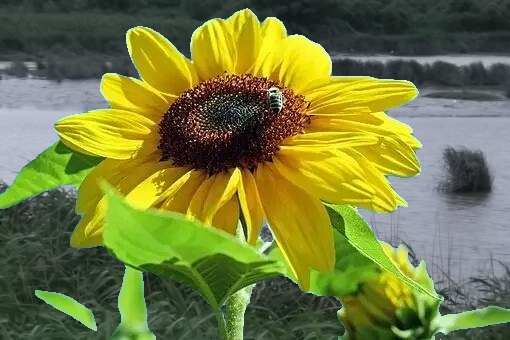
#> input picture practice/cv/img-process-lab/sample/T04-A.jpg, 510 x 340 px
$ python threshold.py --source ../sample/T04-A.jpg
#> lines starting #> are read from the running program, lines starting #| are printed output that depends on the picture
import argparse
import cv2


THRESHOLDS = [30, 50, 80, 110]


def show_threshold(img, flag, label):
    cv2.imshow("Original", img)
    for t in THRESHOLDS:
        cv2.imshow(f"{label} thresh={t}", cv2.threshold(img, t, 255, flag)[1])
    cv2.waitKey(0)
    cv2.destroyAllWindows()


def main():
    ap = argparse.ArgumentParser()
    ap.add_argument("--source", required=True, help="image path")
    ap.add_argument("--mode", choices=["binary", "binary_inv", "all"], default="all")
    ap.add_argument("--gray", action="store_true", help="convert to grayscale before thresholding")
    args = ap.parse_args()

    img = cv2.imread(args.source)
#> img is the input picture: shape (340, 510, 3); mean B, G, R 61.3, 123.7, 117.3
    if img is None:
        print(f"[ERROR] Cannot read image: {args.source}")
        return

    if args.gray:
        img = cv2.cvtColor(img, cv2.COLOR_BGR2GRAY)
    img = cv2.GaussianBlur(img, (5, 5), 0)
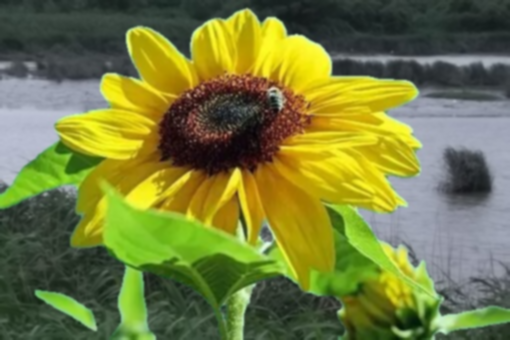
#> img: shape (340, 510, 3); mean B, G, R 61.4, 123.7, 117.3

    if args.mode in ("binary", "all"):
        show_threshold(img, cv2.THRESH_BINARY, "BINARY")
#> the loop in show_threshold, `for t in THRESHOLDS:` made 4 passes
#> pass 1, in show_threshold, `cv2.imshow(f"{label} thresh={t}", cv2.threshold(img, t, 255, flag)[1])`:
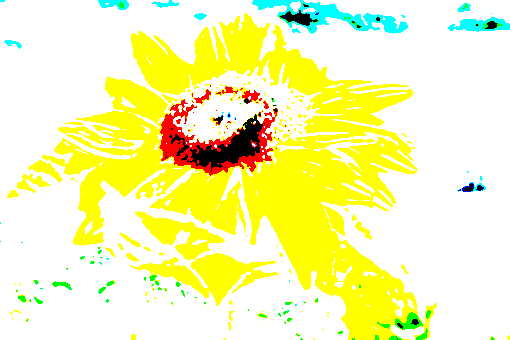
#> window 'BINARY thresh=30': shape (340, 510, 3); mean B, G, R 175.1, 247.5, 245.7
#> pass 2, in show_threshold, `cv2.imshow(f"{label} thresh={t}", cv2.threshold(img, t, 255, flag)[1])`:
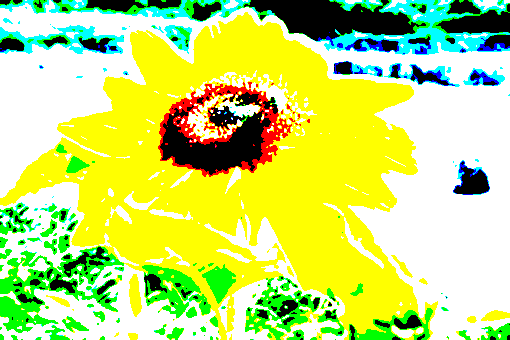
#> window 'BINARY thresh=50': shape (340, 510, 3); mean B, G, R 113.9, 224.9, 198.3
    if args.mode in ("binary_inv", "all"):
        show_threshold(img, cv2.THRESH_BINARY_INV, "BINARY_INV")
#> the loop in show_threshold (call 2), `for t in THRESHOLDS:` made 4 passes
#> pass 1, in show_threshold (call 2), `cv2.imshow(f"{label} thresh={t}", cv2.threshold(img, t, 255, flag)[1])`:
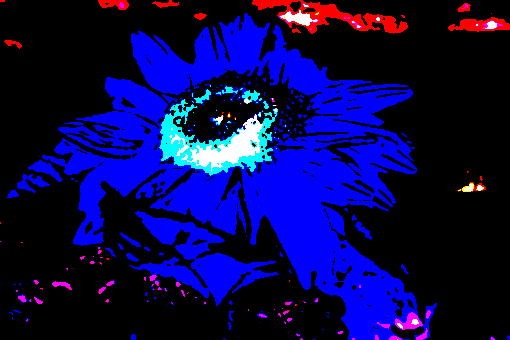
#> window 'BINARY_INV thresh=30': shape (340, 510, 3); mean B, G, R 79.9, 7.5, 9.3
#> pass 2, in show_threshold (call 2), `cv2.imshow(f"{label} thresh={t}", cv2.threshold(img, t, 255, flag)[1])`:
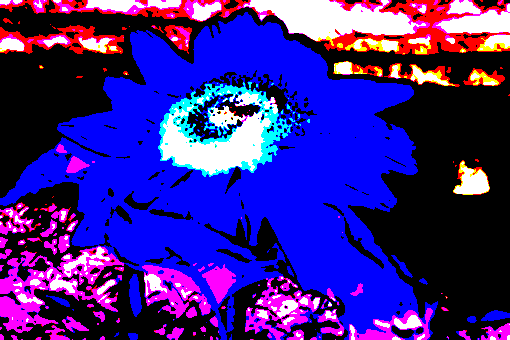
#> window 'BINARY_INV thresh=50': shape (340, 510, 3); mean B, G, R 141.1, 30.1, 56.7


if __name__ == "__main__":
    main()

$ run again, on practice/cv/img-process-lab/sample/airPineapple.jpg
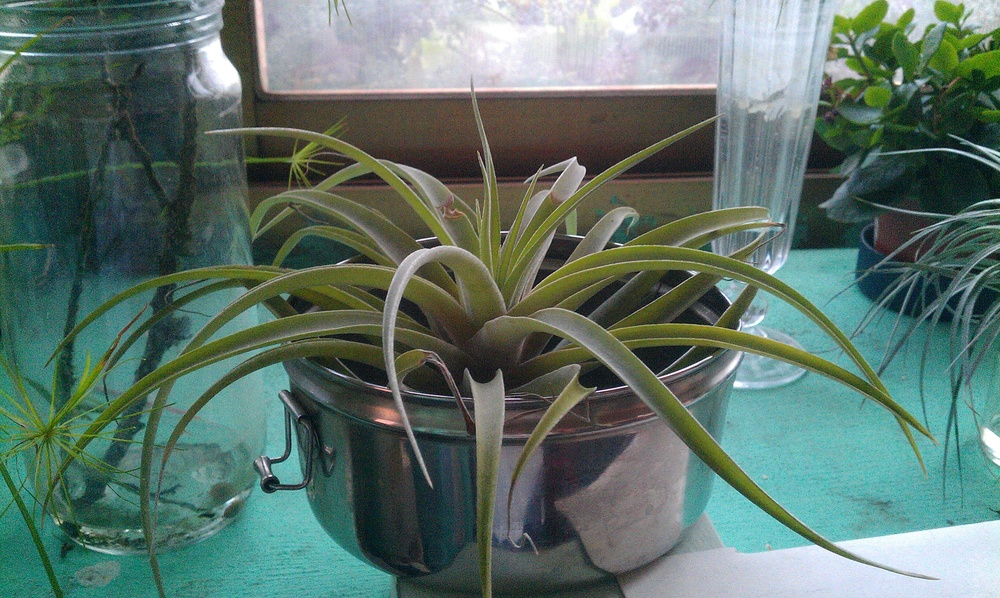
#> input picture practice/cv/img-process-lab/sample/airPineapple.jpg, 1000 x 598 px, shrunk from 3264 x 1952 before the run
#> in main, img is the input picture: shape (598, 1000, 3); mean B, G, R 105.7, 114.8, 92.6
#> the loop in show_threshold, `for t in THRESHOLDS:` made 4 passes
#> pass 1, in show_threshold, `cv2.imshow(f"{label} thresh={t}", cv2.threshold(img, t, 255, flag)[1])`:
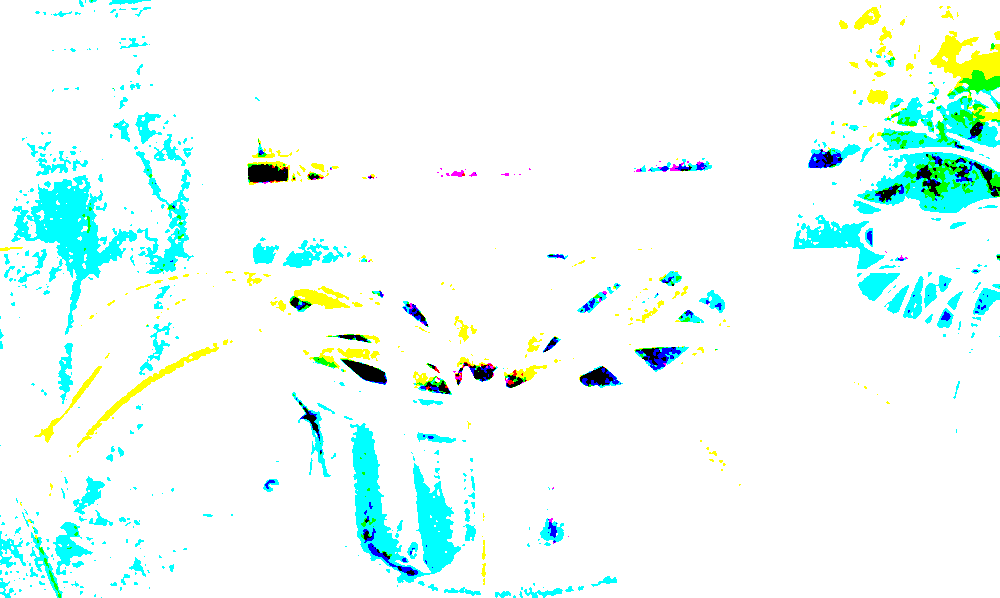
#> window 'BINARY thresh=30': shape (598, 1000, 3); mean B, G, R 248, 252, 234.3
#> the loop in show_threshold (call 2), `for t in THRESHOLDS:` made 4 passes
#> pass 2, in show_threshold (call 2), `cv2.imshow(f"{label} thresh={t}", cv2.threshold(img, t, 255, flag)[1])`:
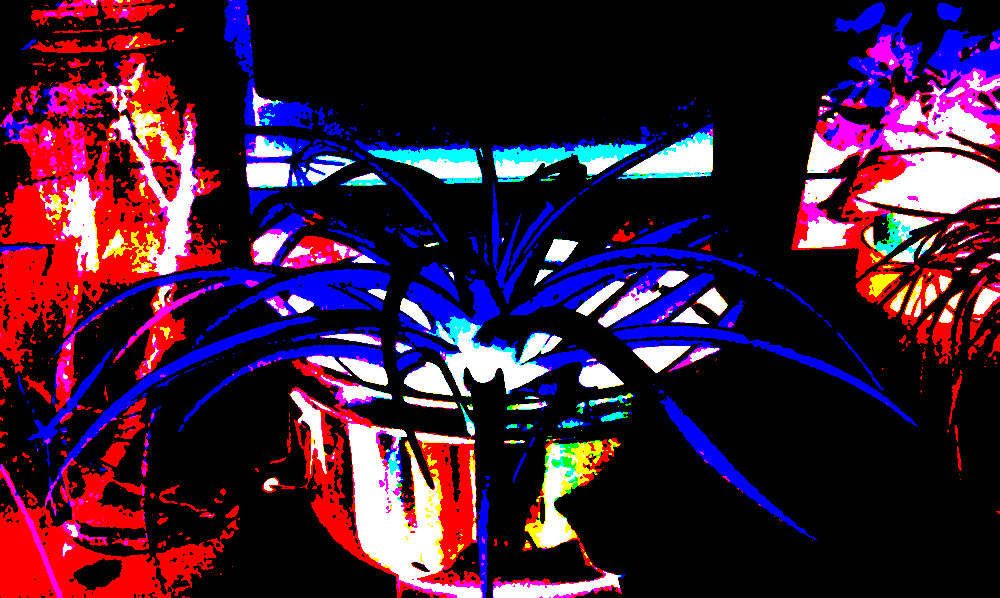
#> window 'BINARY_INV thresh=50': shape (598, 1000, 3); mean B, G, R 53.8, 29.3, 61.3

$ run again, on practice/cv/img-process-lab/sample/bear.jpg
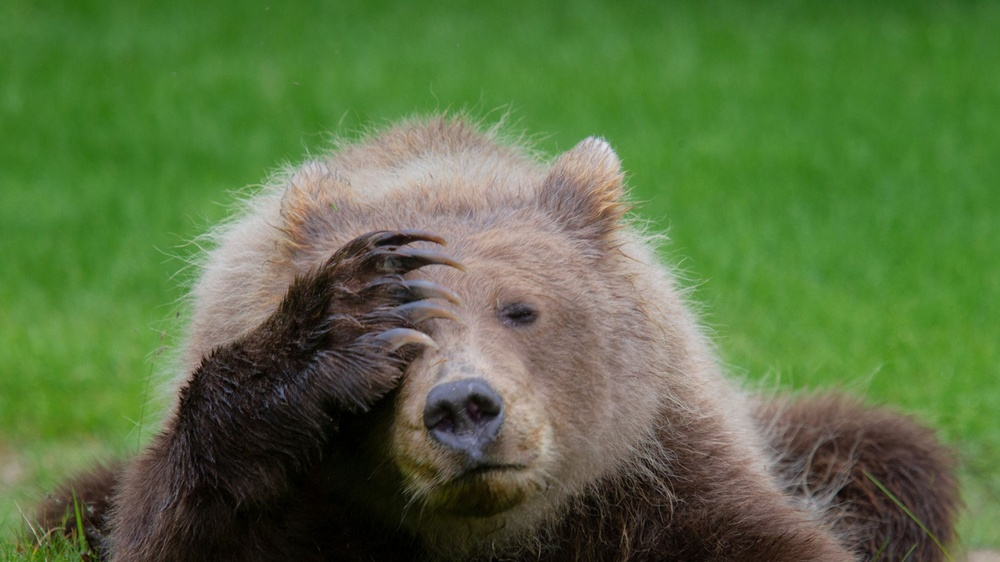
#> input picture practice/cv/img-process-lab/sample/bear.jpg, 1000 x 562 px, shrunk from 2048 x 1152 before the run
#> in main, img is the input picture: shape (562, 1000, 3); mean B, G, R 66.1, 113.2, 88.8
#> the loop in show_threshold, `for t in THRESHOLDS:` made 4 passes
#> pass 1, in show_threshold, `cv2.imshow(f"{label} thresh={t}", cv2.threshold(img, t, 255, flag)[1])`:
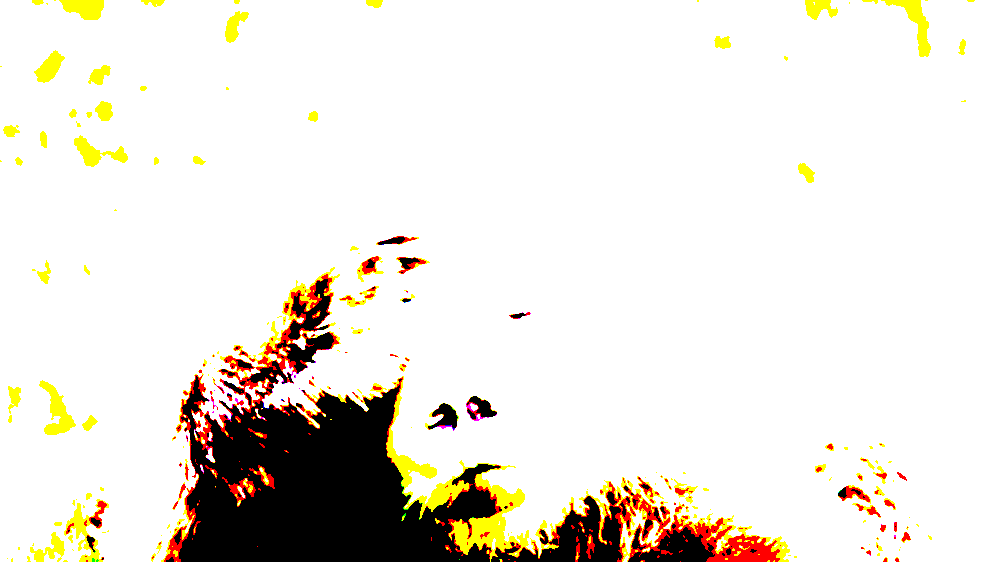
#> window 'BINARY thresh=30': shape (562, 1000, 3); mean B, G, R 221.3, 229.8, 234.5
#> the loop in show_threshold (call 2), `for t in THRESHOLDS:` made 4 passes
#> pass 2, in show_threshold (call 2), `cv2.imshow(f"{label} thresh={t}", cv2.threshold(img, t, 255, flag)[1])`:
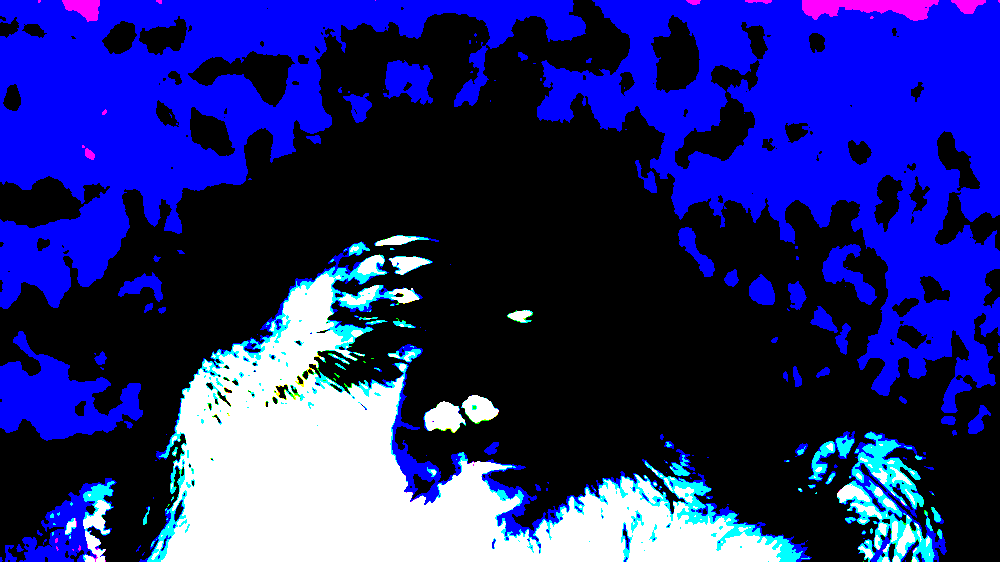
#> window 'BINARY_INV thresh=50': shape (562, 1000, 3); mean B, G, R 120.8, 39, 33.9

$ run again, on practice/cv/img-process-lab/sample/brook_1020x680.jpg
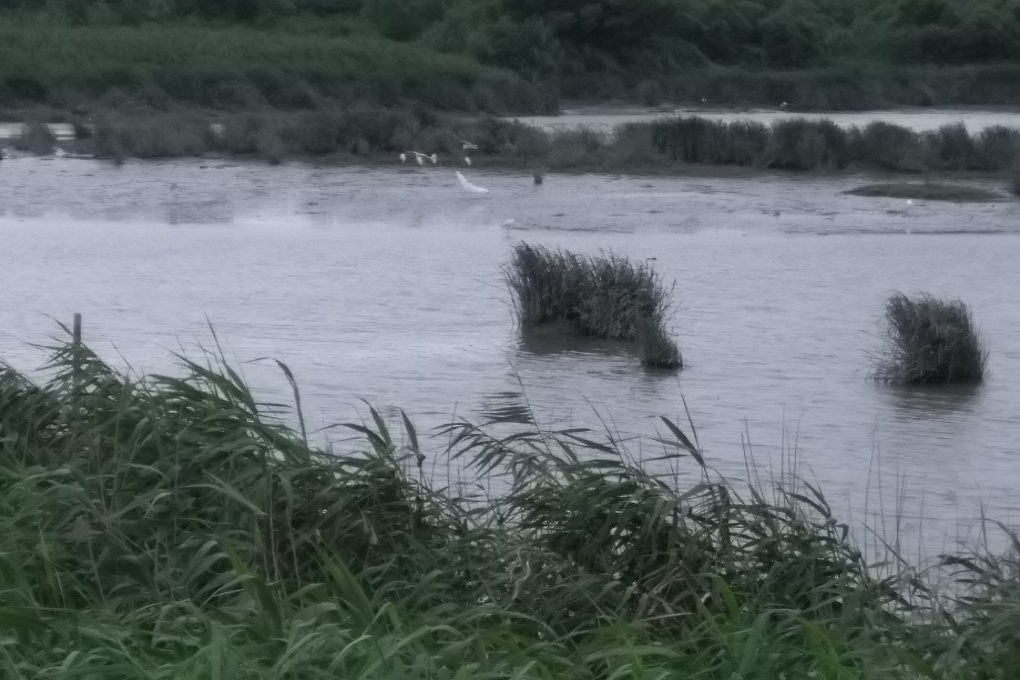
#> input picture practice/cv/img-process-lab/sample/brook_1020x680.jpg, 1020 x 680 px
#> in main, img is the input picture: shape (680, 1020, 3); mean B, G, R 106.1, 104, 95.3
#> the loop in show_threshold, `for t in THRESHOLDS:` made 4 passes
#> pass 1, in show_threshold, `cv2.imshow(f"{label} thresh={t}", cv2.threshold(img, t, 255, flag)[1])`:
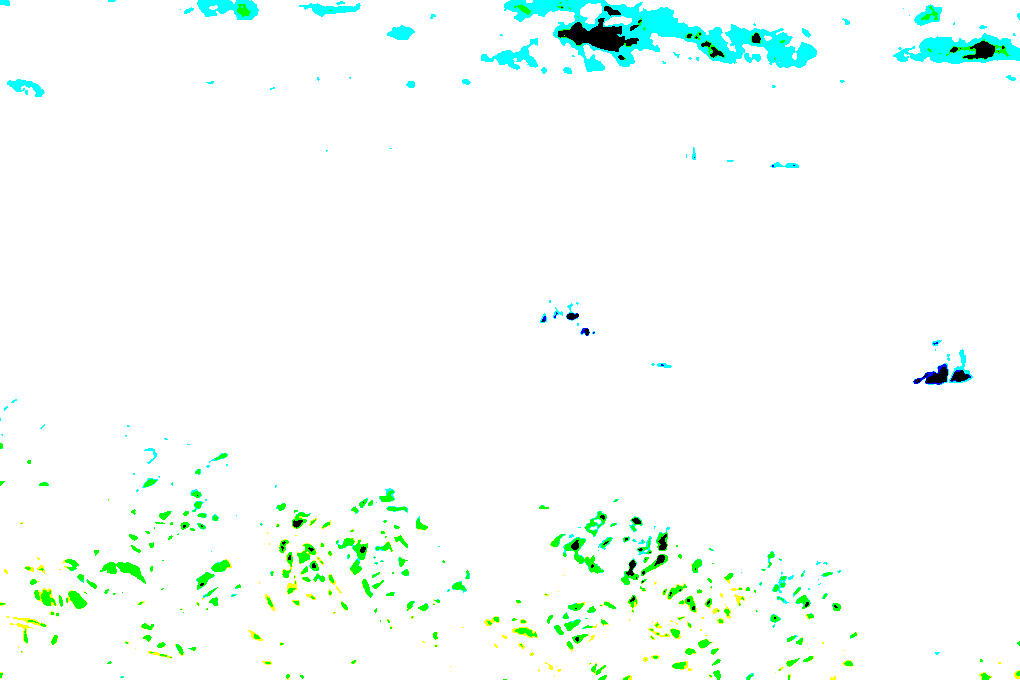
#> window 'BINARY thresh=30': shape (680, 1020, 3); mean B, G, R 249.5, 253.8, 245
#> the loop in show_threshold (call 2), `for t in THRESHOLDS:` made 4 passes
#> pass 2, in show_threshold (call 2), `cv2.imshow(f"{label} thresh={t}", cv2.threshold(img, t, 255, flag)[1])`:
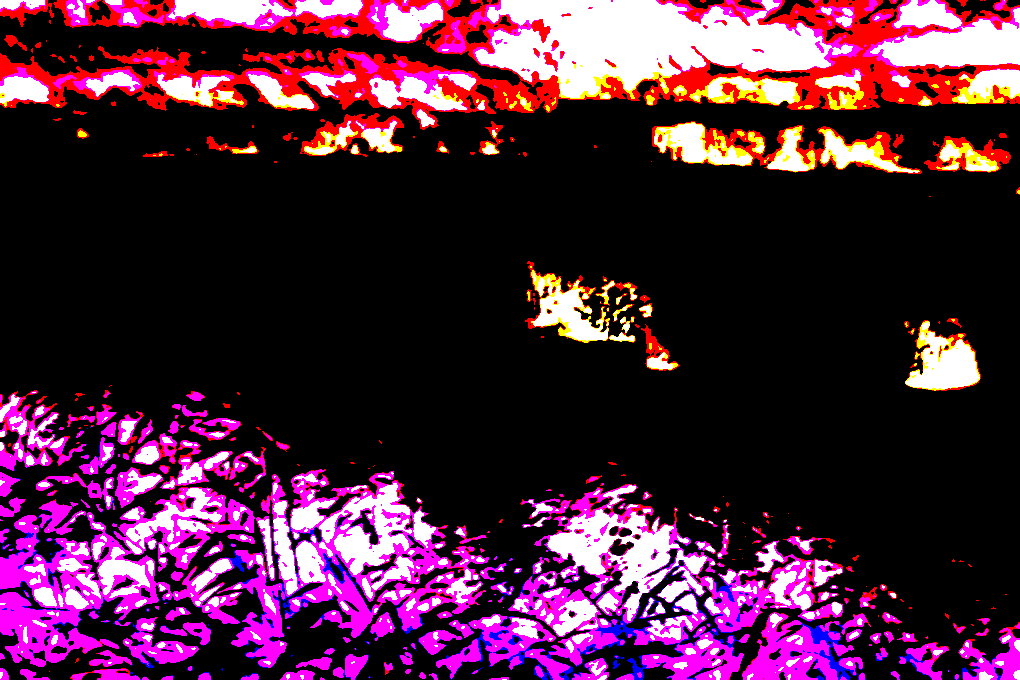
#> window 'BINARY_INV thresh=50': shape (680, 1020, 3); mean B, G, R 60.1, 34.7, 76.6
